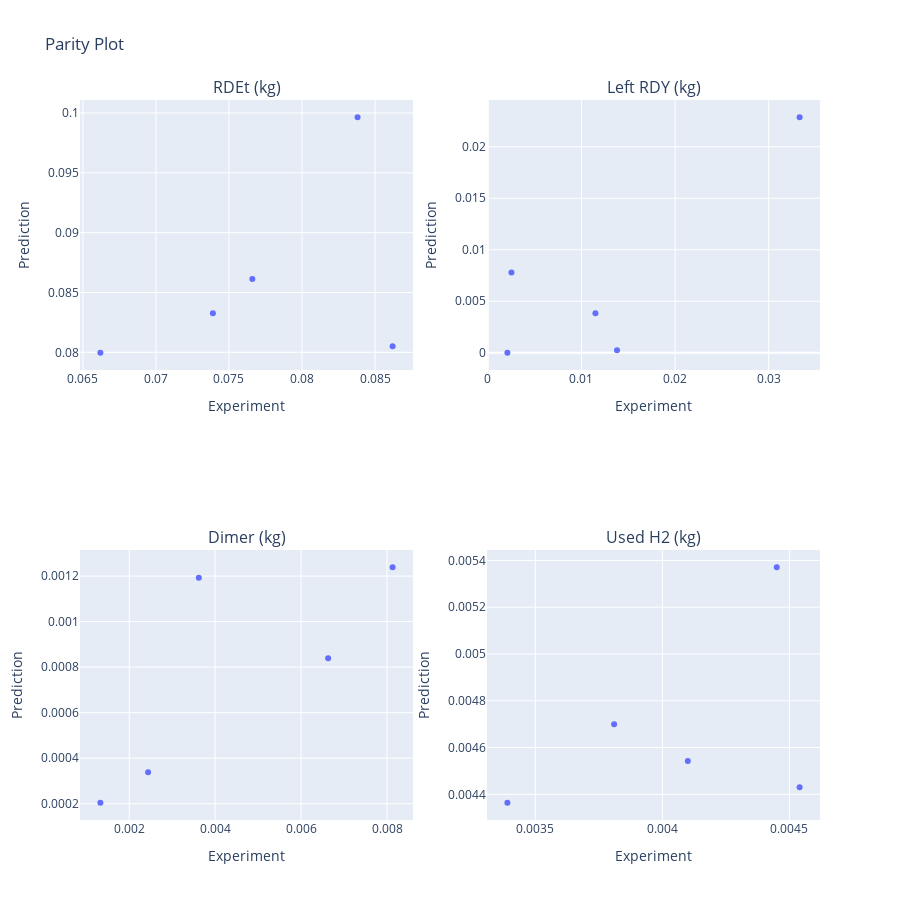

Notebook code for this chart:
### Code cell
# plot parity plots
hydrogenation.plot_simulation_parity(exp_dataset)

### Figure 1 — Plotly figure (JSON) as saved in the notebook; plotly's stock layout.template omitted (floating-point values rounded to 4 significant figures)
{"data": [{"hovertemplate": "Experiment=%{x}<br>Prediction=%{y}<extra></extra>", "legendgroup": "", "marker": {"color": "#636efa", "symbol": "circle"}, "mode": "markers", "name": "", "orientation": "v", "showlegend": false, "type": "scatter", "x": [0.0662, 0.0838, 0.0862, 0.0739, 0.0766], "xaxis": "x", "y": [0.07997, 0.09964, 0.08052, 0.08326, 0.08614], "yaxis": "y"}, {"hovertemplate": "Experiment=%{x}<br>Prediction=%{y}<extra></extra>", "legendgroup": "", "marker": {"color": "#636efa", "symbol": "circle"}, "mode": "markers", "name": "", "orientation": "v", "showlegend": false, "type": "scatter", "x": [0.0333, 0.01149, 0.00252, 0.00209, 0.0138], "xaxis": "x2", "y": [0.02287, 0.003837, 0.007787, 1e-06, 0.0002457], "yaxis": "y2"}, {"hovertemplate": "Experiment=%{x}<br>Prediction=%{y}<extra></extra>", "legendgroup": "", "marker": {"color": "#636efa", "symbol": "circle"}, "mode": "markers", "name": "", "orientation": "v", "showlegend": false, "type": "scatter", "x": [0.00244, 0.00663, 0.00362, 0.00813, 0.00133], "xaxis": "x3", "y": [0.0003383, 0.0008391, 0.001192, 0.001239, 0.0002043], "yaxis": "y3"}, {"hovertemplate": "Experiment=%{x}<br>Prediction=%{y}<extra></extra>", "legendgroup": "", "marker": {"color": "#636efa", "symbol": "circle"}, "mode": "markers", "name": "", "orientation": "v", "showlegend": false, "type": "scatter", "x": [0.00339, 0.00445, 0.00454, 0.0041, 0.00381], "xaxis": "x4", "y": [0.004364, 0.005371, 0.00443, 0.004542, 0.0047], "yaxis": "y4"}], "layout": {"annotations": [{"font": {"size": 16}, "showarrow": false, "text": "RDEt (kg)", "x": 0.225, "xanchor": "center", "xref": "paper", "y": 1, "yanchor": "bottom", "yref": "paper"}, {"font": {"size": 16}, "showarrow": false, "text": "Left RDY (kg)", "x": 0.775, "xanchor": "center", "xref": "paper", "y": 1, "yanchor": "bottom", "yref": "paper"}, {"font": {"size": 16}, "showarrow": false, "text": "Dimer (kg)", "x": 0.225, "xanchor": "center", "xref": "paper", "y": 0.375, "yanchor": "bottom", "yref": "paper"}, {"font": {"size": 16}, "showarrow": false, "text": "Used H2 (kg)", "x": 0.775, "xanchor": "center", "xref": "paper", "y": 0.375, "yanchor": "bottom", "yref": "paper"}], "height": 900, "title": {"text": "Parity Plot"}, "width": 900, "xaxis": {"anchor": "y", "domain": [0, 0.45], "title": {"text": "Experiment"}}, "xaxis2": {"anchor": "y2", "domain": [0.55, 1], "title": {"text": "Experiment"}}, "xaxis3": {"anchor": "y3", "domain": [0, 0.45], "title": {"text": "Experiment"}}, "xaxis4": {"anchor": "y4", "domain": [0.55, 1], "title": {"text": "Experiment"}}, "yaxis": {"anchor": "x", "domain": [0.625, 1], "title": {"text": "Prediction"}}, "yaxis2": {"anchor": "x2", "domain": [0.625, 1], "title": {"text": "Prediction"}}, "yaxis3": {"anchor": "x3", "domain": [0, 0.375], "title": {"text": "Prediction"}}, "yaxis4": {"anchor": "x4", "domain": [0, 0.375], "title": {"text": "Prediction"}}}}
